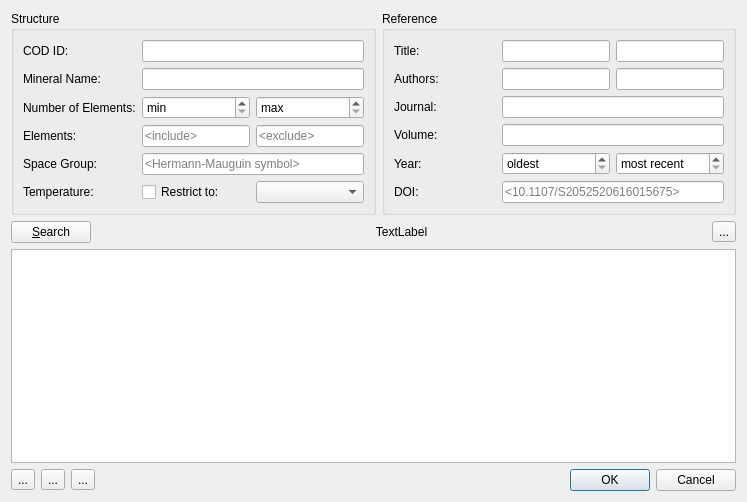
<?xml version="1.0" encoding="UTF-8"?>
<ui version="4.0">
 <class>CodCifRetrieveDialog</class>
 <widget class="QDialog" name="CodCifRetrieveDialog">
  <property name="geometry">
   <rect>
    <x>0</x>
    <y>0</y>
    <width>747</width>
    <height>502</height>
   </rect>
  </property>
  <property name="windowTitle">
   <string>COD Structure Retrieval</string>
  </property>
  <layout class="QGridLayout" name="gridLayout_2">
   <item row="0" column="0">
    <widget class="QGroupBox" name="groupBox">
     <property name="title">
      <string>Structure</string>
     </property>
     <layout class="QGridLayout" name="gridLayout">
      <item row="2" column="0">
       <widget class="QLabel" name="label">
        <property name="text">
         <string>Number of Elements:</string>
        </property>
       </widget>
      </item>
      <item row="5" column="0">
       <widget class="QLabel" name="label_6">
        <property name="text">
         <string>Temperature:</string>
        </property>
       </widget>
      </item>
      <item row="4" column="1" colspan="2">
       <widget class="QLineEdit" name="lineEditHM">
        <property name="toolTip">
         <string>Hermann-Mauguin space-group symbol</string>
        </property>
        <property name="placeholderText">
         <string>&lt;Hermann-Mauguin symbol&gt;</string>
        </property>
       </widget>
      </item>
      <item row="3" column="0">
       <widget class="QLabel" name="label_4">
        <property name="text">
         <string>Elements:</string>
        </property>
       </widget>
      </item>
      <item row="4" column="0">
       <widget class="QLabel" name="label_5">
        <property name="text">
         <string>Space Group:</string>
        </property>
       </widget>
      </item>
      <item row="3" column="2">
       <widget class="QLineEdit" name="lineEditElementsExclude">
        <property name="sizePolicy">
         <sizepolicy hsizetype="Preferred" vsizetype="Fixed">
          <horstretch>0</horstretch>
          <verstretch>0</verstretch>
         </sizepolicy>
        </property>
        <property name="toolTip">
         <string>List of elements to exclude: Example: Fe Ca Al</string>
        </property>
        <property name="placeholderText">
         <string>&lt;exclude&gt;</string>
        </property>
       </widget>
      </item>
      <item row="5" column="2">
       <widget class="QComboBox" name="comboBoxTemperature">
        <property name="toolTip">
         <string>Temperature at data collection</string>
        </property>
       </widget>
      </item>
      <item row="1" column="1" colspan="2">
       <widget class="QLineEdit" name="lineEditMineralName">
        <property name="sizePolicy">
         <sizepolicy hsizetype="Preferred" vsizetype="Fixed">
          <horstretch>0</horstretch>
          <verstretch>0</verstretch>
         </sizepolicy>
        </property>
        <property name="toolTip">
         <string>Mineral name</string>
        </property>
       </widget>
      </item>
      <item row="3" column="1">
       <widget class="QLineEdit" name="lineEditElementsInclude">
        <property name="sizePolicy">
         <sizepolicy hsizetype="Preferred" vsizetype="Fixed">
          <horstretch>0</horstretch>
          <verstretch>0</verstretch>
         </sizepolicy>
        </property>
        <property name="toolTip">
         <string>List of elements to include. Example: Mg Si O</string>
        </property>
        <property name="placeholderText">
         <string>&lt;include&gt;</string>
        </property>
       </widget>
      </item>
      <item row="2" column="1">
       <widget class="QSpinBox" name="spinBoxElementsMin">
        <property name="toolTip">
         <string>Minimum number of elements</string>
        </property>
        <property name="specialValueText">
         <string>min</string>
        </property>
       </widget>
      </item>
      <item row="1" column="0">
       <widget class="QLabel" name="label_3">
        <property name="text">
         <string>Mineral Name:</string>
        </property>
       </widget>
      </item>
      <item row="2" column="2">
       <widget class="QSpinBox" name="spinBoxElementsMax">
        <property name="toolTip">
         <string>Maximum number of elements</string>
        </property>
        <property name="specialValueText">
         <string>max</string>
        </property>
       </widget>
      </item>
      <item row="5" column="1">
       <widget class="QCheckBox" name="checkBoxRestrictTemp">
        <property name="toolTip">
         <string>Restrict temperature range</string>
        </property>
        <property name="text">
         <string>Restrict to:</string>
        </property>
       </widget>
      </item>
      <item row="0" column="0">
       <widget class="QLabel" name="label_12">
        <property name="text">
         <string>COD ID:</string>
        </property>
       </widget>
      </item>
      <item row="0" column="1" colspan="2">
       <widget class="QLineEdit" name="lineEditCodId">
        <property name="toolTip">
         <string>One or more COD ID numbers (7 digits)</string>
        </property>
       </widget>
      </item>
     </layout>
    </widget>
   </item>
   <item row="0" column="1">
    <widget class="QGroupBox" name="groupBox_2">
     <property name="title">
      <string>Reference</string>
     </property>
     <layout class="QGridLayout" name="gridLayout_3">
      <item row="4" column="2">
       <widget class="QSpinBox" name="spinBoxJournalYearMax">
        <property name="toolTip">
         <string>Most recent year of publication</string>
        </property>
        <property name="specialValueText">
         <string>most recent</string>
        </property>
        <property name="maximum">
         <number>2100</number>
        </property>
       </widget>
      </item>
      <item row="3" column="1" colspan="2">
       <widget class="QLineEdit" name="lineEditJournalVolume">
        <property name="sizePolicy">
         <sizepolicy hsizetype="Preferred" vsizetype="Fixed">
          <horstretch>0</horstretch>
          <verstretch>0</verstretch>
         </sizepolicy>
        </property>
        <property name="toolTip">
         <string>Journal Volume</string>
        </property>
       </widget>
      </item>
      <item row="1" column="2">
       <widget class="QLineEdit" name="lineEditAuthors2">
        <property name="sizePolicy">
         <sizepolicy hsizetype="Preferred" vsizetype="Fixed">
          <horstretch>0</horstretch>
          <verstretch>0</verstretch>
         </sizepolicy>
        </property>
        <property name="toolTip">
         <string>Author name</string>
        </property>
       </widget>
      </item>
      <item row="0" column="0">
       <widget class="QLabel" name="label_8">
        <property name="text">
         <string>Title:</string>
        </property>
       </widget>
      </item>
      <item row="0" column="1">
       <widget class="QLineEdit" name="lineEditText1">
        <property name="sizePolicy">
         <sizepolicy hsizetype="Preferred" vsizetype="Fixed">
          <horstretch>0</horstretch>
          <verstretch>0</verstretch>
         </sizepolicy>
        </property>
        <property name="toolTip">
         <string>Key word</string>
        </property>
       </widget>
      </item>
      <item row="1" column="0">
       <widget class="QLabel" name="label_9">
        <property name="text">
         <string>Authors:</string>
        </property>
       </widget>
      </item>
      <item row="2" column="0">
       <widget class="QLabel" name="label_10">
        <property name="text">
         <string>Journal:</string>
        </property>
       </widget>
      </item>
      <item row="4" column="0">
       <widget class="QLabel" name="label_2">
        <property name="text">
         <string>Year:</string>
        </property>
       </widget>
      </item>
      <item row="1" column="1">
       <widget class="QLineEdit" name="lineEditAuthors1">
        <property name="sizePolicy">
         <sizepolicy hsizetype="Preferred" vsizetype="Fixed">
          <horstretch>0</horstretch>
          <verstretch>0</verstretch>
         </sizepolicy>
        </property>
        <property name="toolTip">
         <string>Author name</string>
        </property>
       </widget>
      </item>
      <item row="0" column="2">
       <widget class="QLineEdit" name="lineEditText2">
        <property name="sizePolicy">
         <sizepolicy hsizetype="Preferred" vsizetype="Fixed">
          <horstretch>0</horstretch>
          <verstretch>0</verstretch>
         </sizepolicy>
        </property>
        <property name="toolTip">
         <string>Key word</string>
        </property>
       </widget>
      </item>
      <item row="2" column="1" colspan="2">
       <widget class="QLineEdit" name="lineEditJournalName">
        <property name="sizePolicy">
         <sizepolicy hsizetype="Preferred" vsizetype="Fixed">
          <horstretch>0</horstretch>
          <verstretch>0</verstretch>
         </sizepolicy>
        </property>
        <property name="toolTip">
         <string>Journal title</string>
        </property>
       </widget>
      </item>
      <item row="4" column="1">
       <widget class="QSpinBox" name="spinBoxJournalYearMin">
        <property name="toolTip">
         <string>Oldest year of publication</string>
        </property>
        <property name="specialValueText">
         <string>oldest</string>
        </property>
        <property name="maximum">
         <number>2100</number>
        </property>
       </widget>
      </item>
      <item row="3" column="0">
       <widget class="QLabel" name="label_11">
        <property name="text">
         <string>Volume:</string>
        </property>
       </widget>
      </item>
      <item row="5" column="0">
       <widget class="QLabel" name="label_13">
        <property name="text">
         <string>DOI:</string>
        </property>
       </widget>
      </item>
      <item row="5" column="1" colspan="2">
       <widget class="QLineEdit" name="lineEditDOI">
        <property name="toolTip">
         <string>DOI of the original publication</string>
        </property>
        <property name="placeholderText">
         <string>&lt;10.1107/S2052520616015675&gt;</string>
        </property>
       </widget>
      </item>
     </layout>
    </widget>
   </item>
   <item row="1" column="0" colspan="2">
    <layout class="QHBoxLayout" name="horizontalLayout_6">
     <item>
      <widget class="QPushButton" name="pushButtonSearch">
       <property name="text">
        <string>&amp;Search</string>
       </property>
      </widget>
     </item>
     <item>
      <widget class="QLabel" name="labelDbStatus">
       <property name="sizePolicy">
        <sizepolicy hsizetype="Expanding" vsizetype="Preferred">
         <horstretch>0</horstretch>
         <verstretch>0</verstretch>
        </sizepolicy>
       </property>
       <property name="text">
        <string>TextLabel</string>
       </property>
       <property name="alignment">
        <set>Qt::AlignCenter</set>
       </property>
      </widget>
     </item>
     <item>
      <widget class="QToolButton" name="toolButtonClear">
       <property name="toolTip">
        <string>Clear form</string>
       </property>
       <property name="text">
        <string>...</string>
       </property>
       <property name="icon">
        <iconset theme="profex-delete">
         <normaloff>.</normaloff>.</iconset>
       </property>
      </widget>
     </item>
    </layout>
   </item>
   <item row="2" column="0" colspan="2">
    <widget class="QTableWidget" name="tableWidgetMatches"/>
   </item>
   <item row="3" column="0" colspan="2">
    <layout class="QHBoxLayout" name="horizontalLayout_3">
     <item>
      <widget class="QToolButton" name="toolButtonCheckAll">
       <property name="toolTip">
        <string>Select all</string>
       </property>
       <property name="text">
        <string>...</string>
       </property>
       <property name="icon">
        <iconset theme="profex-select-all">
         <normaloff>.</normaloff>.</iconset>
       </property>
      </widget>
     </item>
     <item>
      <widget class="QToolButton" name="toolButtonCheckNone">
       <property name="toolTip">
        <string>Select none</string>
       </property>
       <property name="text">
        <string>...</string>
       </property>
       <property name="icon">
        <iconset theme="profex-select-none">
         <normaloff>.</normaloff>.</iconset>
       </property>
      </widget>
     </item>
     <item>
      <widget class="QToolButton" name="toolButtonSaveQueries">
       <property name="toolTip">
        <string>Export the match list to a CSV file</string>
       </property>
       <property name="text">
        <string>...</string>
       </property>
       <property name="icon">
        <iconset theme="profex-save-as">
         <normaloff>.</normaloff>.</iconset>
       </property>
      </widget>
     </item>
     <item>
      <spacer name="horizontalSpacer_2">
       <property name="orientation">
        <enum>Qt::Horizontal</enum>
       </property>
       <property name="sizeHint" stdset="0">
        <size>
         <width>40</width>
         <height>20</height>
        </size>
       </property>
      </spacer>
     </item>
     <item>
      <widget class="QDialogButtonBox" name="buttonBox">
       <property name="orientation">
        <enum>Qt::Horizontal</enum>
       </property>
       <property name="standardButtons">
        <set>QDialogButtonBox::Cancel|QDialogButtonBox::Ok</set>
       </property>
      </widget>
     </item>
    </layout>
   </item>
  </layout>
 </widget>
 <tabstops>
  <tabstop>lineEditMineralName</tabstop>
  <tabstop>spinBoxElementsMin</tabstop>
  <tabstop>spinBoxElementsMax</tabstop>
  <tabstop>lineEditElementsInclude</tabstop>
  <tabstop>lineEditElementsExclude</tabstop>
  <tabstop>lineEditHM</tabstop>
  <tabstop>checkBoxRestrictTemp</tabstop>
  <tabstop>comboBoxTemperature</tabstop>
  <tabstop>lineEditText1</tabstop>
  <tabstop>lineEditText2</tabstop>
  <tabstop>lineEditAuthors1</tabstop>
  <tabstop>lineEditAuthors2</tabstop>
  <tabstop>lineEditJournalName</tabstop>
  <tabstop>lineEditJournalVolume</tabstop>
  <tabstop>spinBoxJournalYearMin</tabstop>
  <tabstop>spinBoxJournalYearMax</tabstop>
  <tabstop>pushButtonSearch</tabstop>
  <tabstop>toolButtonClear</tabstop>
  <tabstop>tableWidgetMatches</tabstop>
  <tabstop>toolButtonCheckAll</tabstop>
  <tabstop>toolButtonCheckNone</tabstop>
  <tabstop>toolButtonSaveQueries</tabstop>
 </tabstops>
 <resources/>
 <connections>
  <connection>
   <sender>buttonBox</sender>
   <signal>accepted()</signal>
   <receiver>CodCifRetrieveDialog</receiver>
   <slot>accept()</slot>
   <hints>
    <hint type="sourcelabel">
     <x>876</x>
     <y>717</y>
    </hint>
    <hint type="destinationlabel">
     <x>157</x>
     <y>274</y>
    </hint>
   </hints>
  </connection>
  <connection>
   <sender>buttonBox</sender>
   <signal>rejected()</signal>
   <receiver>CodCifRetrieveDialog</receiver>
   <slot>reject()</slot>
   <hints>
    <hint type="sourcelabel">
     <x>876</x>
     <y>717</y>
    </hint>
    <hint type="destinationlabel">
     <x>286</x>
     <y>274</y>
    </hint>
   </hints>
  </connection>
  <connection>
   <sender>toolButtonCheckAll</sender>
   <signal>clicked()</signal>
   <receiver>CodCifRetrieveDialog</receiver>
   <slot>checkAll()</slot>
   <hints>
    <hint type="sourcelabel">
     <x>33</x>
     <y>716</y>
    </hint>
    <hint type="destinationlabel">
     <x>22</x>
     <y>448</y>
    </hint>
   </hints>
  </connection>
  <connection>
   <sender>toolButtonCheckNone</sender>
   <signal>clicked()</signal>
   <receiver>CodCifRetrieveDialog</receiver>
   <slot>checkNone()</slot>
   <hints>
    <hint type="sourcelabel">
     <x>63</x>
     <y>716</y>
    </hint>
    <hint type="destinationlabel">
     <x>90</x>
     <y>416</y>
    </hint>
   </hints>
  </connection>
  <connection>
   <sender>toolButtonSaveQueries</sender>
   <signal>clicked()</signal>
   <receiver>CodCifRetrieveDialog</receiver>
   <slot>saveQueries()</slot>
   <hints>
    <hint type="sourcelabel">
     <x>93</x>
     <y>716</y>
    </hint>
    <hint type="destinationlabel">
     <x>135</x>
     <y>531</y>
    </hint>
   </hints>
  </connection>
  <connection>
   <sender>pushButtonSearch</sender>
   <signal>clicked()</signal>
   <receiver>CodCifRetrieveDialog</receiver>
   <slot>queryDatabase()</slot>
   <hints>
    <hint type="sourcelabel">
     <x>62</x>
     <y>258</y>
    </hint>
    <hint type="destinationlabel">
     <x>8</x>
     <y>323</y>
    </hint>
   </hints>
  </connection>
  <connection>
   <sender>toolButtonClear</sender>
   <signal>clicked()</signal>
   <receiver>CodCifRetrieveDialog</receiver>
   <slot>clearForm()</slot>
   <hints>
    <hint type="sourcelabel">
     <x>855</x>
     <y>256</y>
    </hint>
    <hint type="destinationlabel">
     <x>883</x>
     <y>221</y>
    </hint>
   </hints>
  </connection>
 </connections>
 <slots>
  <slot>queryDatabase()</slot>
  <slot>connectDatabase()</slot>
  <slot>checkAll()</slot>
  <slot>checkNone()</slot>
  <slot>saveQueries()</slot>
  <slot>selectDbFile()</slot>
  <slot>clearForm()</slot>
 </slots>
</ui>
